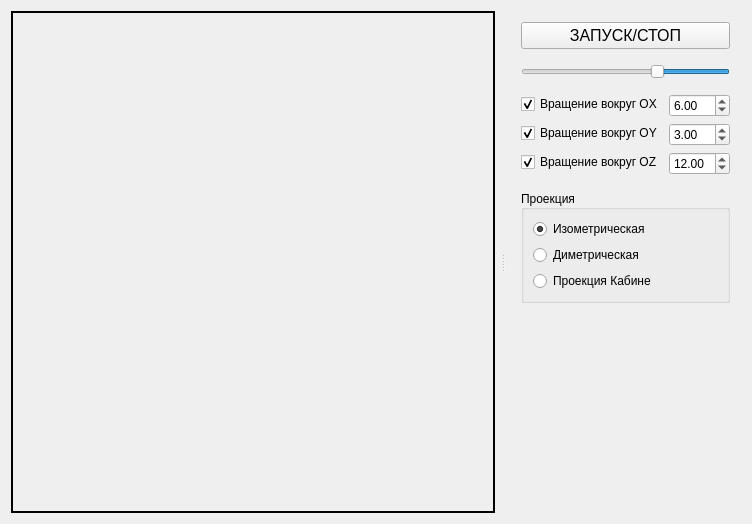
<?xml version="1.0" encoding="UTF-8"?>
<ui version="4.0">
 <class>RotatingCubeClass</class>
 <widget class="QMainWindow" name="RotatingCubeClass">
  <property name="geometry">
   <rect>
    <x>0</x>
    <y>0</y>
    <width>752</width>
    <height>524</height>
   </rect>
  </property>
  <property name="windowTitle">
   <string>RotatingCube</string>
  </property>
  <widget class="QWidget" name="centralWidget">
   <property name="sizePolicy">
    <sizepolicy hsizetype="Preferred" vsizetype="Preferred">
     <horstretch>0</horstretch>
     <verstretch>0</verstretch>
    </sizepolicy>
   </property>
   <layout class="QGridLayout" name="gridLayout_3">
    <item row="0" column="0">
     <widget class="QSplitter" name="splitter">
      <property name="sizePolicy">
       <sizepolicy hsizetype="Minimum" vsizetype="Expanding">
        <horstretch>0</horstretch>
        <verstretch>0</verstretch>
       </sizepolicy>
      </property>
      <property name="orientation">
       <enum>Qt::Horizontal</enum>
      </property>
      <property name="handleWidth">
       <number>15</number>
      </property>
      <property name="childrenCollapsible">
       <bool>false</bool>
      </property>
      <widget class="RenderArea" name="renderArea">
       <property name="sizePolicy">
        <sizepolicy hsizetype="Minimum" vsizetype="Minimum">
         <horstretch>1</horstretch>
         <verstretch>0</verstretch>
        </sizepolicy>
       </property>
       <property name="frameShape">
        <enum>QFrame::Box</enum>
       </property>
       <property name="frameShadow">
        <enum>QFrame::Plain</enum>
       </property>
       <property name="lineWidth">
        <number>2</number>
       </property>
       <zorder>settings</zorder>
       <zorder>settings</zorder>
       <zorder>settings</zorder>
       <zorder>settings</zorder>
       <zorder>settings</zorder>
      </widget>
      <widget class="QWidget" name="settings" native="true">
       <property name="enabled">
        <bool>true</bool>
       </property>
       <property name="sizePolicy">
        <sizepolicy hsizetype="Minimum" vsizetype="Minimum">
         <horstretch>0</horstretch>
         <verstretch>0</verstretch>
        </sizepolicy>
       </property>
       <property name="baseSize">
        <size>
         <width>0</width>
         <height>0</height>
        </size>
       </property>
       <property name="layoutDirection">
        <enum>Qt::LeftToRight</enum>
       </property>
       <property name="autoFillBackground">
        <bool>false</bool>
       </property>
       <layout class="QVBoxLayout" name="verticalLayout_3">
        <item>
         <layout class="QVBoxLayout" name="verticalLayout">
          <property name="spacing">
           <number>15</number>
          </property>
          <item>
           <widget class="QPushButton" name="pushButton">
            <property name="sizePolicy">
             <sizepolicy hsizetype="Minimum" vsizetype="Fixed">
              <horstretch>0</horstretch>
              <verstretch>0</verstretch>
             </sizepolicy>
            </property>
            <property name="font">
             <font>
              <pointsize>12</pointsize>
             </font>
            </property>
            <property name="text">
             <string>ЗАПУСК/СТОП</string>
            </property>
            <property name="checkable">
             <bool>true</bool>
            </property>
            <property name="checked">
             <bool>false</bool>
            </property>
            <property name="autoRepeat">
             <bool>true</bool>
            </property>
           </widget>
          </item>
          <item>
           <widget class="QSlider" name="timeoutSlider">
            <property name="minimum">
             <number>20</number>
            </property>
            <property name="maximum">
             <number>200</number>
            </property>
            <property name="singleStep">
             <number>10</number>
            </property>
            <property name="pageStep">
             <number>40</number>
            </property>
            <property name="value">
             <number>80</number>
            </property>
            <property name="orientation">
             <enum>Qt::Horizontal</enum>
            </property>
            <property name="invertedAppearance">
             <bool>true</bool>
            </property>
           </widget>
          </item>
          <item>
           <widget class="QWidget" name="widget" native="true">
            <property name="sizePolicy">
             <sizepolicy hsizetype="Minimum" vsizetype="Fixed">
              <horstretch>0</horstretch>
              <verstretch>0</verstretch>
             </sizepolicy>
            </property>
            <layout class="QGridLayout" name="gridLayout">
             <property name="leftMargin">
              <number>0</number>
             </property>
             <property name="topMargin">
              <number>0</number>
             </property>
             <property name="rightMargin">
              <number>0</number>
             </property>
             <property name="bottomMargin">
              <number>0</number>
             </property>
             <item row="0" column="0">
              <layout class="QFormLayout" name="formLayout">
               <property name="sizeConstraint">
                <enum>QLayout::SetDefaultConstraint</enum>
               </property>
               <item row="1" column="0">
                <widget class="QCheckBox" name="chbox_RotateX">
                 <property name="sizePolicy">
                  <sizepolicy hsizetype="Fixed" vsizetype="Fixed">
                   <horstretch>0</horstretch>
                   <verstretch>0</verstretch>
                  </sizepolicy>
                 </property>
                 <property name="text">
                  <string>Вращение вокруг OX</string>
                 </property>
                 <property name="checked">
                  <bool>true</bool>
                 </property>
                 <property name="tristate">
                  <bool>false</bool>
                 </property>
                </widget>
               </item>
               <item row="1" column="1">
                <widget class="QDoubleSpinBox" name="dspn_AngleX">
                 <property name="wrapping">
                  <bool>false</bool>
                 </property>
                 <property name="buttonSymbols">
                  <enum>QAbstractSpinBox::UpDownArrows</enum>
                 </property>
                 <property name="minimum">
                  <double>-30.000000000000000</double>
                 </property>
                 <property name="maximum">
                  <double>30.000000000000000</double>
                 </property>
                 <property name="singleStep">
                  <double>3.000000000000000</double>
                 </property>
                 <property name="value">
                  <double>6.000000000000000</double>
                 </property>
                </widget>
               </item>
               <item row="2" column="0">
                <widget class="QCheckBox" name="chbox_RotateY">
                 <property name="text">
                  <string>Вращение вокруг OY</string>
                 </property>
                 <property name="checked">
                  <bool>true</bool>
                 </property>
                </widget>
               </item>
               <item row="2" column="1">
                <widget class="QDoubleSpinBox" name="dspn_AngleY">
                 <property name="minimum">
                  <double>-30.000000000000000</double>
                 </property>
                 <property name="maximum">
                  <double>30.000000000000000</double>
                 </property>
                 <property name="singleStep">
                  <double>3.000000000000000</double>
                 </property>
                 <property name="value">
                  <double>3.000000000000000</double>
                 </property>
                </widget>
               </item>
               <item row="3" column="0">
                <widget class="QCheckBox" name="chbox_RotateZ">
                 <property name="text">
                  <string>Вращение вокруг OZ</string>
                 </property>
                 <property name="checked">
                  <bool>true</bool>
                 </property>
                </widget>
               </item>
               <item row="3" column="1">
                <widget class="QDoubleSpinBox" name="dspn_AngleZ">
                 <property name="minimum">
                  <double>-30.000000000000000</double>
                 </property>
                 <property name="maximum">
                  <double>30.000000000000000</double>
                 </property>
                 <property name="singleStep">
                  <double>3.000000000000000</double>
                 </property>
                 <property name="value">
                  <double>12.000000000000000</double>
                 </property>
                </widget>
               </item>
              </layout>
             </item>
            </layout>
           </widget>
          </item>
          <item>
           <widget class="QGroupBox" name="groupBox">
            <property name="sizePolicy">
             <sizepolicy hsizetype="Minimum" vsizetype="Fixed">
              <horstretch>0</horstretch>
              <verstretch>0</verstretch>
             </sizepolicy>
            </property>
            <property name="title">
             <string>Проекция</string>
            </property>
            <property name="alignment">
             <set>Qt::AlignLeading|Qt::AlignLeft|Qt::AlignVCenter</set>
            </property>
            <property name="flat">
             <bool>false</bool>
            </property>
            <property name="checkable">
             <bool>false</bool>
            </property>
            <layout class="QGridLayout" name="gridLayout_2">
             <property name="leftMargin">
              <number>0</number>
             </property>
             <property name="topMargin">
              <number>0</number>
             </property>
             <property name="rightMargin">
              <number>0</number>
             </property>
             <property name="bottomMargin">
              <number>0</number>
             </property>
             <item row="0" column="0">
              <layout class="QVBoxLayout" name="verticalLayout_2">
               <property name="leftMargin">
                <number>9</number>
               </property>
               <property name="topMargin">
                <number>9</number>
               </property>
               <property name="rightMargin">
                <number>9</number>
               </property>
               <property name="bottomMargin">
                <number>9</number>
               </property>
               <item>
                <widget class="QRadioButton" name="rbtn_Isometric">
                 <property name="text">
                  <string>Изометрическая</string>
                 </property>
                 <property name="checked">
                  <bool>true</bool>
                 </property>
                </widget>
               </item>
               <item>
                <widget class="QRadioButton" name="rbtn_Dimetric">
                 <property name="text">
                  <string>Диметрическая</string>
                 </property>
                 <property name="checked">
                  <bool>false</bool>
                 </property>
                </widget>
               </item>
               <item>
                <widget class="QRadioButton" name="rbtn_Cabinet">
                 <property name="text">
                  <string>Проекция Кабине</string>
                 </property>
                </widget>
               </item>
              </layout>
             </item>
            </layout>
           </widget>
          </item>
          <item>
           <spacer name="verticalSpacer">
            <property name="orientation">
             <enum>Qt::Vertical</enum>
            </property>
            <property name="sizeHint" stdset="0">
             <size>
              <width>20</width>
              <height>40</height>
             </size>
            </property>
           </spacer>
          </item>
         </layout>
        </item>
       </layout>
      </widget>
     </widget>
    </item>
   </layout>
  </widget>
 </widget>
 <layoutdefault spacing="6" margin="11"/>
 <customwidgets>
  <customwidget>
   <class>RenderArea</class>
   <extends>QFrame</extends>
   <header location="global">render_area.h</header>
   <container>1</container>
  </customwidget>
 </customwidgets>
 <resources>
  <include location="rotating_cube.qrc"/>
 </resources>
 <connections/>
</ui>
